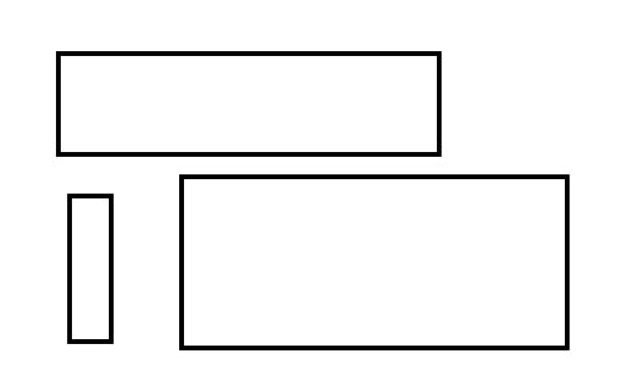
#> input picture BigRectangles.jpeg, 1280 x 768 px, found by its file name (shown at 1/2 size)
$ jupyter execute --allow-errors 'PR_PROJECT_OSAMA_REEMA_(1).ipynb'
#> lines starting #> are read from the running program, lines starting #| are printed output that depends on the picture; after the words box and inside, x2 and y2 are one past the last pixel; in counts of white or black regions, pixels touching at a corner belong together
#  Libraries

[cell 1]
import cv2
import imutils
import numpy as np
import matplotlib.pyplot as plt
import pytesseract
pytesseract.pytesseract.tesseract_cmd = 'C:\\Program Files\\Tesseract-OCR\\tesseract.exe'
import re

# The big rectangle issue and solution

[cell 2]
Rectangles = cv2.imread('/content/BigRectangles.jpeg')
#> Rectangles is the input picture: shape (768, 1280, 3); min 0, max 255, mean 242.8


Rectangles_gray = cv2.cvtColor(Rectangles, cv2.COLOR_BGR2GRAY)

Rectangles_copy = Rectangles.copy()

blur = cv2.GaussianBlur(Rectangles_gray, (7, 7), 0.5)
edge = cv2.Canny(blur, 0, 50, 3)
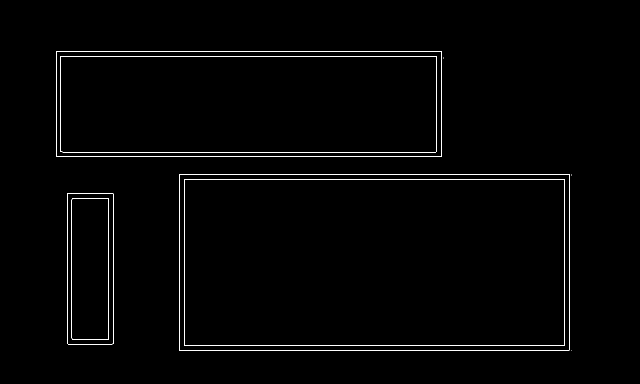
#> edge: shape (768, 1280) (shown at 1/2 size); 1% white in thin lines or dots, all inside (x1, y1, x2, y2) = (112, 102, 1143, 701)

contours, hierarchy = cv2.findContours(edge, cv2.RETR_EXTERNAL,
                                       cv2.CHAIN_APPROX_SIMPLE)
#> contours = 7 contours, 4 with area under 20; largest, box (x1, y1, x2, y2) and area: (358, 348, 1140, 701) 274908, (112, 102, 884, 314) 162678, (134, 387, 228, 689) 27988


for contour, hier in zip(contours, hierarchy):
    (x,y,w,h) = cv2.boundingRect(contour)
    cv2.rectangle(Rectangles_copy, (x, y), (x + w, y + h), (255, 0, 0), 2)
#> this loop made 1 pass
#> (x, y, w, h) on pass 1: (1142, 700, 1, 1)
#> Rectangles_copy: shape (768, 1280, 3); under 0.01% of pixels changed, all inside (x1, y1, x2, y2) = (1141, 699, 1145, 703)

plt.imshow(Rectangles_copy)

[cell 3]
Rectangles = cv2.imread('/content/BigRectangles.jpeg')
Rectangles = imutils.resize(Rectangles, width=400 )
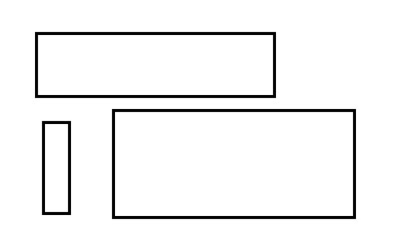
#> Rectangles: shape (240, 400, 3); min 0, max 255, mean 242.8
Rectangles_copy = Rectangles.copy()

Rectangles_gray = cv2.cvtColor(Rectangles, cv2.COLOR_BGR2GRAY)
#> Rectangles_gray: shape (240, 400)

blur = cv2.GaussianBlur(Rectangles_gray, (7, 7), 0.5)
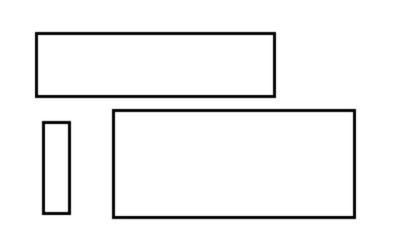
#> blur: shape (240, 400); min 3, max 255, mean 242.8
edge = cv2.Canny(blur, 0, 50, 3)
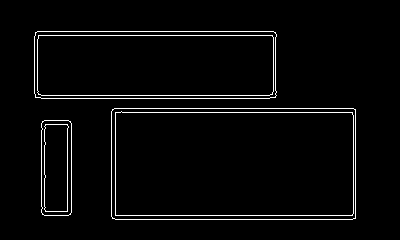
#> edge: shape (240, 400); 3.2% white in thin lines or dots, all inside (x1, y1, x2, y2) = (34, 31, 356, 220)

contours, hierarchy = cv2.findContours(edge, cv2.RETR_EXTERNAL,
                                       cv2.CHAIN_APPROX_SIMPLE)
#> contours = 3 contours; box (x1, y1, x2, y2) and area: (111, 108, 356, 220) 27071, (34, 31, 277, 99) 16130, (41, 120, 72, 216) 2830


for contour, hier in zip(contours, hierarchy):
    (x,y,w,h) = cv2.boundingRect(contour)
    cv2.rectangle(Rectangles_copy, (x, y), (x + w, y + h), (255, 0, 255), 2)
#> this loop made 1 pass
#> (hier, x, y, w, h) on pass 1: ([[1, -1, -1, -1], [2, 0, -1, -1], [-1, 1, -1, -1]], 41, 120, 31, 96)
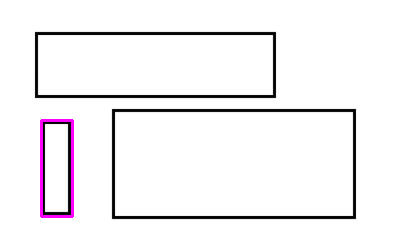
#> Rectangles_copy: shape (240, 400, 3); 0.79% of pixels changed, all inside (x1, y1, x2, y2) = (40, 119, 74, 218)

plt.imshow(Rectangles_copy)
